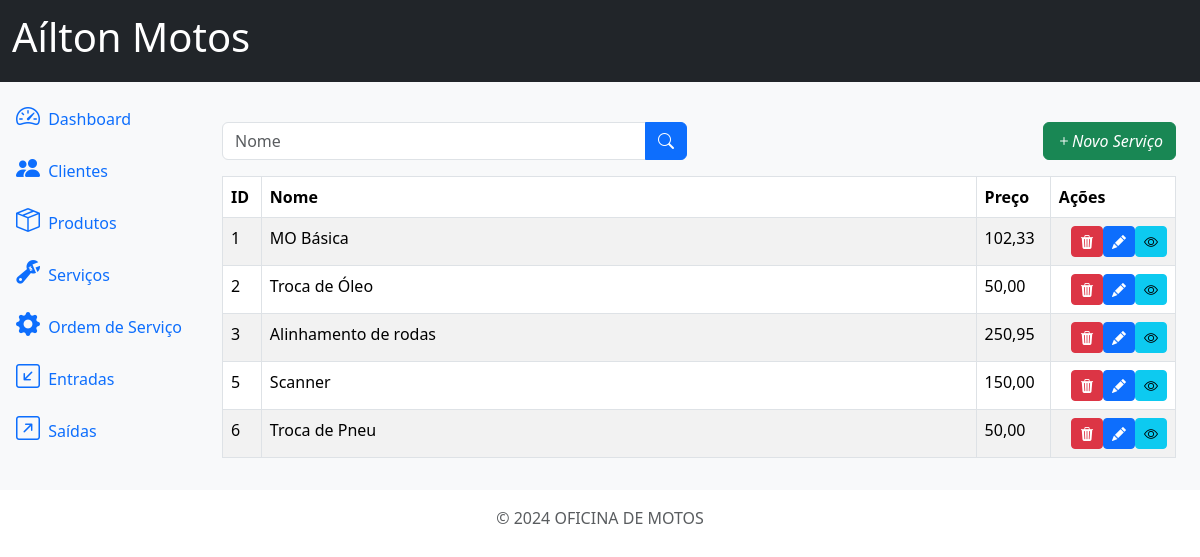
The page /services/ on the database as committed earlier.
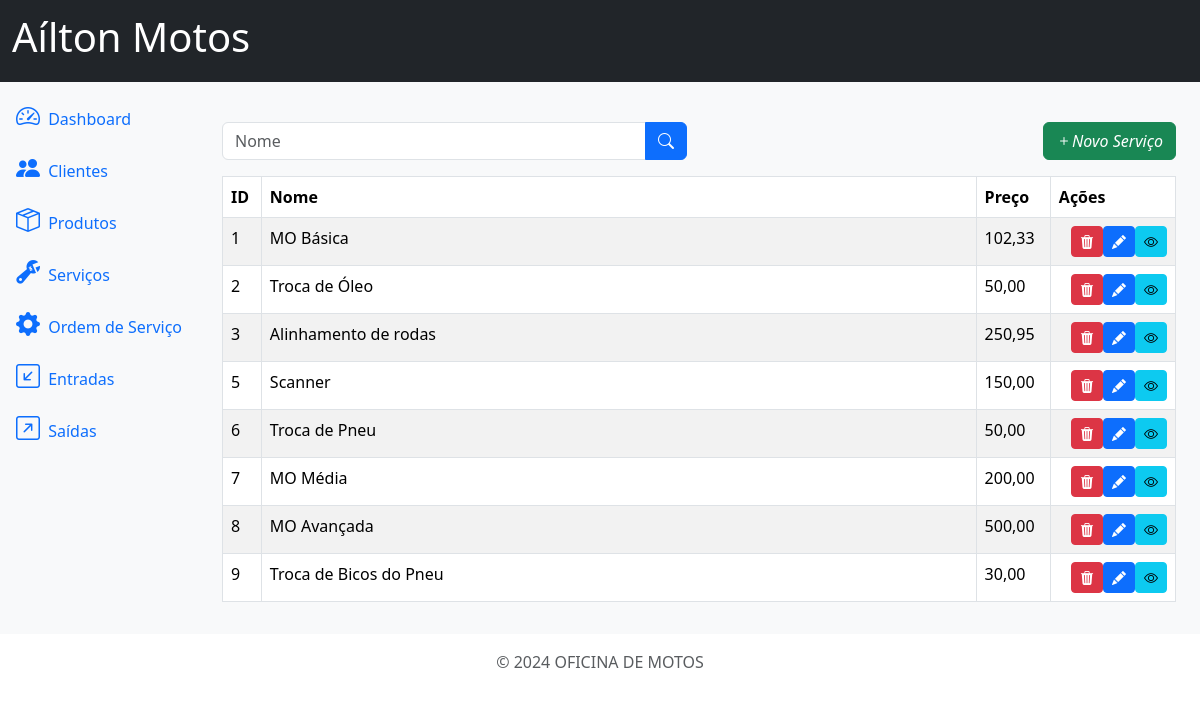
The same page on the database as committed later.
### services/models.py (models this page shows, shortened)
class Service(models.Model):
    id = models.AutoField(primary_key=True)
    name = models.CharField(max_length=500, verbose_name='Nome')
    price = models.DecimalField(max_digits=20, decimal_places=2, verbose_name='Preço')
    estimated_time = models.IntegerField(default=0, blank=True, null=True, verbose_name='Tempo Estimado (horas)')
    comments = models.TextField(blank=True, null=True, verbose_name='Descrição')
    class Meta:
        verbose_name = ('Serviço')
        verbose_name_plural = ('Serviços')

### services/views.py (the view)
# urls.py: path('services/', ServiceListView.as_view(), name='services'),
class ServiceListView(ListView):
    model = Service
    template_name = 'services.html'
    context_object_name = 'services'
    paginate_by = 10
    def get_queryset(self):
        queryset = super().get_queryset()
        name = self.request.GET.get('name')
        if name:
            queryset = queryset.filter(name__icontains=name)
        return queryset

### services/templates/services.html (shortened to what this page needs)
{% extends 'base.html' %}
{% block content %}
<div class="row mb-3">
    <div class="col-md-6">
        <form method="get" action="{% url 'services' %}">
            <div class="input-group">
                <input type="text" class="form-control" name="name" placeholder="Nome" value="{{ request.GET.name }}">
                <button type="submit" class="btn btn-primary">
                    <i class="bi bi-search"></i>
                </button>
            </div>
        </form>
    </div>
    <div class="col-md-6">
        <a href="{% url 'services_create' %}" class="btn btn-success float-end">
            <i class="bi bi-plus">Novo Serviço</i>
        </a>
    </div>
</div>
<div class="table-responsive">
    <table class="table table-striped table-bordered">
        <thead class="thead-dark">
            <tr>
                <th>ID</th>
                <th class="w-75">Nome</th>
                <th>Preço</th>
                <th>Ações</th>
            </tr>
        </thead>
        <tbody>
            {% for service in services %}
            <tr>
                <td>{{ service.id }}</td>
                <td>{{ service.name }}</td>
                <td>{{ service.price }}</td>
                <td>
                    <a href="{% url 'services_detail' service.id %}" class="btn btn-info btn-sm float-end">
                        <i class="bi bi-eye"></i>
                    </a>
                    <a href="{% url 'services_update' service.id %}" class="btn btn-primary btn-sm float-end">
                        <i class="bi bi-pencil-fill"></i>
                    </a>
                    <a href="{% url 'services_delete' service.id %}" class="btn btn-danger btn-sm float-end" >
                        <i class="bi bi-trash3-fill"></i>
                    </a>
                </td>
            </tr>
            {% endfor %}
        </tbody>
    </table>
</div>
{% endblock %}

Rows that differ between the two databases and show on the page:
added Service: id "7", name "MO Média", price "200,00"
added Service: id "8", name "MO Avançada", price "500,00"
added Service: id "9", name "Troca de Bicos do Pneu", price "30,00"
